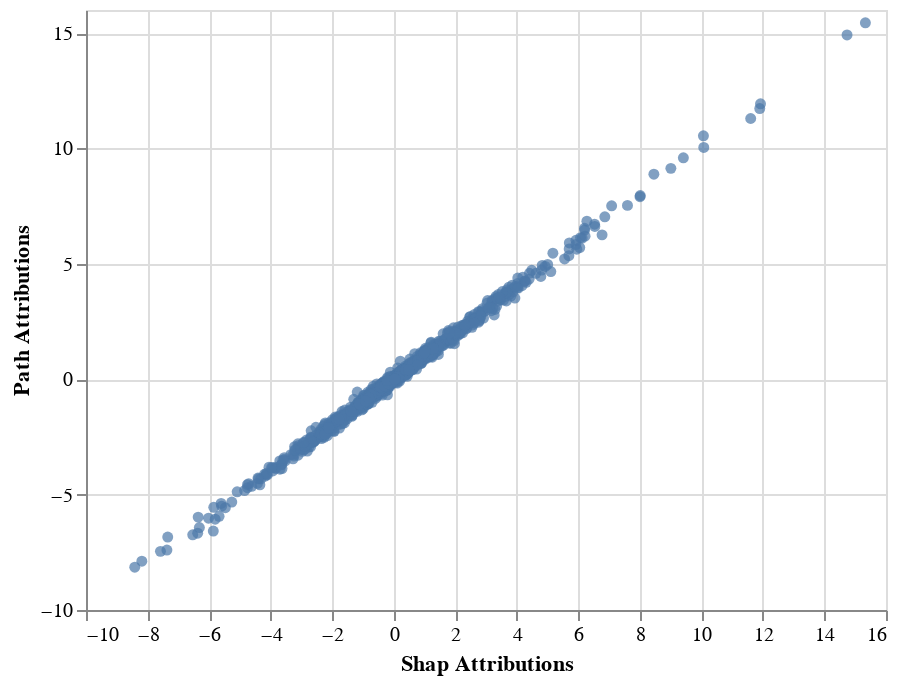

The notebook cell saved with this chart:
### Code cell
completeness_df = pd.DataFrame({
    'Shap Attributions': eg_from_shap[0].flatten(),
    'Path Attributions': eg_from_path.flatten()
})
alt.Chart(completeness_df).mark_point(filled=True).encode(
    alt.X('Shap Attributions:Q'),
    alt.Y('Path Attributions:Q')
)

### Figure 1 — Vega-Lite specification as saved in the notebook (floating-point values rounded to 4 significant figures; data arrays with more than 128 entries replaced by an {"elided": "..."} marker saying what was removed)
{"$schema": "https://vega.github.io/schema/vega-lite/v3.4.0.json", "config": {"mark": {"tooltip": null}, "view": {"height": 300, "width": 400}}, "data": {"name": "data-648c86ea92f0530ccb01410edfc3a784"}, "datasets": {"data-648c86ea92f0530ccb01410edfc3a784": {"elided": "1326 records"}}, "encoding": {"x": {"field": "Shap Attributions", "type": "quantitative"}, "y": {"field": "Path Attributions", "type": "quantitative"}}, "mark": {"filled": true, "type": "point"}}
